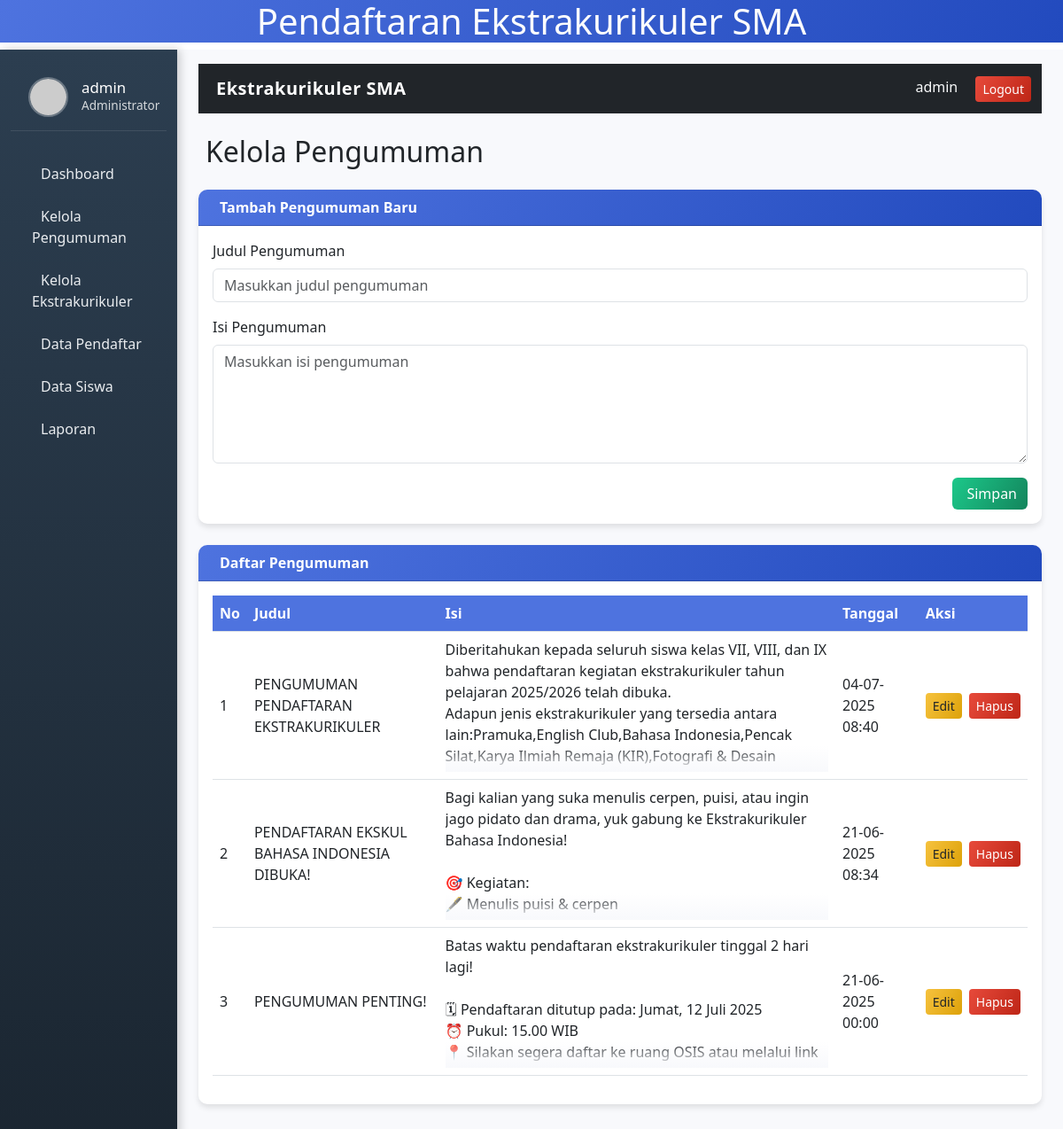
The app's page /kelola_pengumuman.php (signed in) with its own data.
### tables this page shows
CREATE TABLE `pengumuman` (
  `id` int(11) NOT NULL,
  `judul` varchar(255) DEFAULT NULL,
  `isi` text DEFAULT NULL,
  `tanggal` datetime DEFAULT NULL
);

### kelola_pengumuman.php (the view, shortened to what this page needs)
<?php
include "config.php";
$judul = $isi = "";
$isEdit = false;
?>
<!DOCTYPE html>
<html lang="id">
<head>
  <link href="https://cdn.jsdelivr.net/npm/bootstrap@5.3.0/dist/css/bootstrap.min.css" rel="stylesheet">
</head>
<body>
  <h1 class="text-center " style="color:rgb(253, 253, 253);">Pendaftaran Ekstrakurikuler SMA</h1>
  <div class="container-fluid">
    <div class="row">
      <nav class="col-md-3 col-lg-2 d-md-block sidebar">
        <div class="user-info">
          <img src="https://ui-avatars.com/api/?name=<?= urlencode($_SESSION['username']) ?>&background=4e73df&color=ffffff" alt="Admin">
          <div class="user-details">
            <h5><?= htmlspecialchars($_SESSION['username']) ?></h5>
            <p>Administrator</p>
          </div>
        </div>
        <div class="mt-4">
          <a href="dashboard.php"><i class="fas fa-tachometer-alt"></i> Dashboard</a>
          <a href="kelola_pengumuman.php" class="active"><i class="fas fa-bullhorn"></i> Kelola Pengumuman</a>
          <a href="kelola_ekskul.php"><i class="fas fa-futbol"></i> Kelola Ekstrakurikuler</a>
          <a href="daftar.php"><i class="fas fa-list"></i> Data Pendaftar</a>
          <a href="kelola_siswa.php"><i class="fas fa-users"></i> Data Siswa</a>
          <a href="laporann.php" class="active"><i class="bi bi-file-earmark-bar-graph"></i> Laporan</a>
        </div>
      </nav>
      <main class="col-md-9 ms-sm-auto col-lg-10 px-md-4 content">
        <nav class="navbar navbar-expand-lg navbar-dark bg-dark mb-4">
          <div class="container">
            <a class="navbar-brand" href="#"><i class="fas fa-graduation-cap me-2"></i>Ekstrakurikuler SMA</a>
            <div class="ms-auto">
              <span class="text-light me-3"><?= htmlspecialchars($_SESSION['username']) ?></span>
              <a href="logout.php" class="btn btn-danger btn-sm" onclick="return confirm('Yakin ingin logout?')">
                <i class="fas fa-sign-out-alt"></i> Logout
              </a>
            </div>
          </div>
        </nav>
        <h2 class="mb-4"><i class="fas fa-bullhorn me-2"></i>Kelola Pengumuman</h2>
        <div class="card mb-4">
          <div class="card-header">
            <i class="fas fa-edit me-2"></i><?= $isEdit ? 'Edit Pengumuman' : 'Tambah Pengumuman Baru' ?>
          </div>
          <div class="card-body">
            <form method="POST">
              <div class="mb-3">
                <label for="judul" class="form-label">Judul Pengumuman</label>
                <input type="text" class="form-control" id="judul" name="judul"
                  value="<?= htmlspecialchars($judul) ?>" required
                  placeholder="Masukkan judul pengumuman">
              </div>
              <div class="mb-3">
                <label for="isi" class="form-label">Isi Pengumuman</label>
                <textarea class="form-control" id="isi" name="isi" rows="5" required
                  placeholder="Masukkan isi pengumuman"><?= htmlspecialchars($isi) ?></textarea>
              </div>
              <div class="d-flex justify-content-end gap-2">
                <button type="submit" class="btn btn-success">
                  <i class="fas fa-save me-1"></i><?= $isEdit ? 'Update' : 'Simpan' ?>
                </button>
              </div>
            </form>
          </div>
        </div>
        <div class="card">
          <div class="card-header">
            <i class="fas fa-list me-2"></i>Daftar Pengumuman
          </div>
          <div class="card-body">
            <?php
            $result = $conn->query("SELECT * FROM pengumuman ORDER BY tanggal DESC");
            if ($result->num_rows > 0): ?>
              <div class="table-responsive">
                <table class="table table-hover">
                  <thead>
                    <tr>
                      <th>No</th>
                      <th>Judul</th>
                      <th>Isi</th>
                      <th>Tanggal</th>
                      <th>Aksi</th>
                    </tr>
                  </thead>
                  <tbody>
                    <?php $no = 1;
                    while ($row = $result->fetch_assoc()): ?>
                      <tr>
                        <td class="align-middle"><?= $no++ ?></td>
                        <td class="align-middle"><?= htmlspecialchars($row['judul']) ?></td>
                        <td>
                          <div class="pengumuman-content">
                            <?= nl2br(htmlspecialchars($row['isi'])) ?>
                          </div>
                        </td>
                        <td class="align-middle"><?= date('d-m-Y H:i', strtotime($row['tanggal'])) ?></td>
                        <td class="align-middle">
                          <div class="d-flex gap-2">
                            <a href="kelola_pengumuman.php?edit=<?= $row['id'] ?>" class="btn btn-warning btn-sm">
                              <i class="fas fa-edit"></i> Edit
                            </a>
                            <a href="kelola_pengumuman.php?hapus=<?= $row['id'] ?>"
                              class="btn btn-danger btn-sm"
                              onclick="return confirm('Yakin ingin menghapus pengumuman berjudul: <?= addslashes($row['judul']) ?>?')">
                              <i class="fas fa-trash-alt"></i> Hapus
                            </a>
                          </div>
                        </td>
                      </tr>
                    <?php endwhile; ?>
                  </tbody>
                </table>
              </div>
            <?php endif; ?>
          </div>
        </div>
      </main>
    </div>
  </div>
</body>
</html>

### kelola_pengumuman.php (style rules this page uses)
html, body { height: 100%; margin: 0; overflow: hidden; font-family: 'Segoe UI', Tahoma, Geneva, Verdana, sans-serif; }
h1 { background: linear-gradient(120deg, #4e73df, #224abe); }
.sidebar { height: 100vh; background: linear-gradient(180deg, #2c3e50, #1a2530); color: white; position: fixed; left: 0; padding-top: 1rem; box-shadow: 3px 0 10px rgba(0, 0, 0, 0.2); z-index: 100; }
.sidebar a { color: #e9ecef; text-decoration: none; display: block; padding: 12px 20px; transition: all 0.3s; border-left: 4px solid transparent; }
.content { margin-left: 16.6667%; padding: 1rem; height: 100vh; overflow-y: auto; background-color: #f8f9fc; }
.navbar-brand { font-weight: 600; letter-spacing: 0.5px; }
.card { border-radius: 10px; box-shadow: 0 4px 6px rgba(0, 0, 0, 0.1); transition: transform 0.3s, box-shadow 0.3s; margin-bottom: 1.5rem; border: none; }
.table thead th { background-color: #4e73df; color: white; font-weight: 600; }
.user-info { display: flex; align-items: center; padding: 15px 20px; border-bottom: 1px solid rgba(255, 255, 255, 0.1); }
.user-info img { width: 45px; height: 45px; border-radius: 50%; object-fit: cover; margin-right: 15px; border: 2px solid rgba(255, 255, 255, 0.3); }
.user-details h5 { margin-bottom: 0; font-size: 1.05rem; }
.user-details p { margin-bottom: 0; font-size: 0.85rem; opacity: 0.8; }
.card-header { background: linear-gradient(120deg, #4e73df, #224abe); color: white; font-weight: 600; border-top-left-radius: 10px !important; border-top-right-radius: 10px !important; }
.btn-success { background: linear-gradient(120deg, #1cc88a, #13855c); border: none; }
.btn-danger { background: linear-gradient(120deg, #e74a3b, #be2617); border: none; }
.btn-warning { background: linear-gradient(120deg, #f6c23e, #dda20a); border: none; color: #212529; }
.pengumuman-content { max-height: 150px; overflow: hidden; position: relative; }
.pengumuman-content::after { content: ''; position: absolute; bottom: 0; left: 0; right: 0; height: 30px; background: linear-gradient(to bottom, transparent, #f8f9fc); }

### records on screen
pengumuman: judul "PENGUMUMAN PENDAFTARAN EKSTRAKURIKULER", isi "Diberitahukan kepada seluruh siswa kelas VII, VIII, dan IX bahwa pendaftaran kegiatan ekstrakurikuler tahun pelajaran 2025/2026 telah dibuka. Adapun jenis ekstrakurikuler yang tersedia antara lain:Pramuka,English Club,Bahasa Indonesia,Pencak Silat,Karya Ilmiah Remaja (KIR),Fotografi & Desain…", tanggal "04-07-2025 08:40"
pengumuman: judul "PENDAFTARAN EKSKUL BAHASA INDONESIA DIBUKA!", isi "Bagi kalian yang suka menulis cerpen, puisi, atau ingin jago pidato dan drama, yuk gabung ke Ekstrakurikuler Bahasa Indonesia! 🎯 Kegiatan: 🖋️ Menulis puisi & cerpen", tanggal "21-06-2025 08:34"
pengumuman: judul "PENGUMUMAN PENTING!", isi "Batas waktu pendaftaran ekstrakurikuler tinggal 2 hari lagi! 🗓 Pendaftaran ditutup pada: Jumat, 12 Juli 2025 ⏰ Pukul: 15.00 WIB 📍 Silakan segera daftar ke ruang OSIS atau melalui link…", tanggal "21-06-2025 00:00"

### other values on screen
$_SESSION['username'] "admin"
